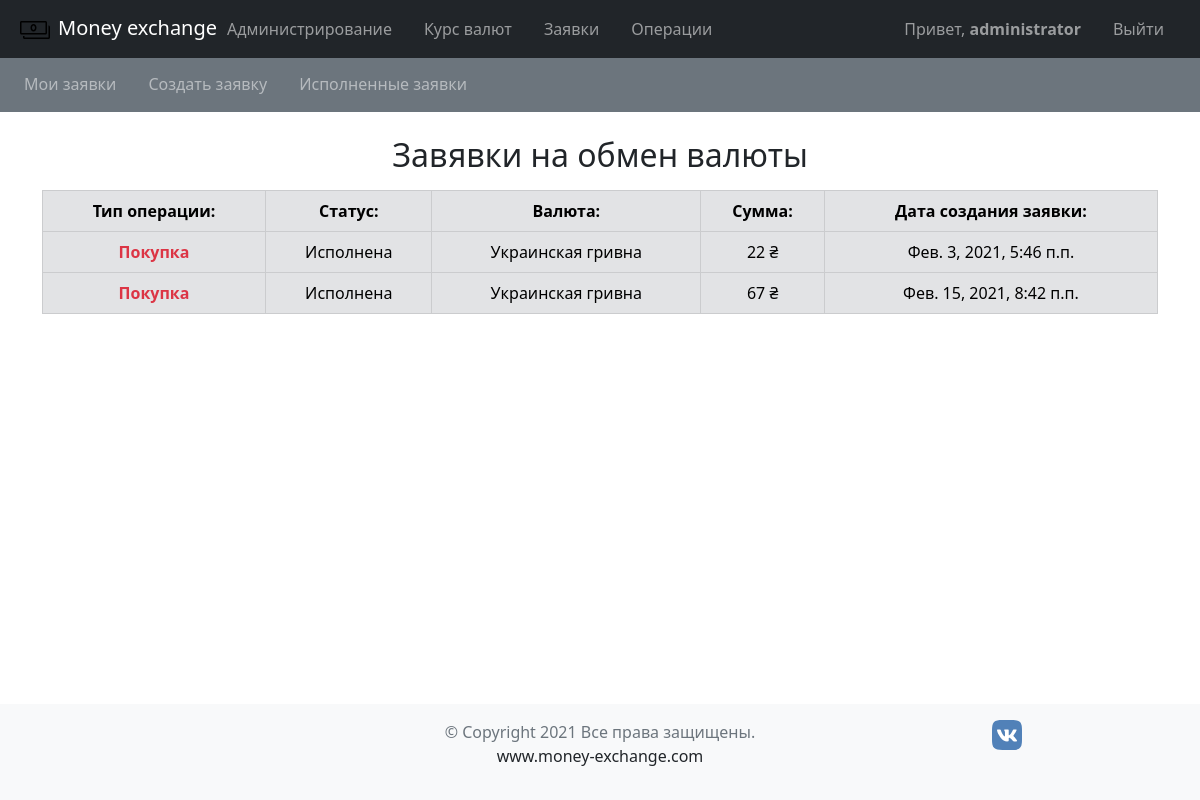
/orders/complete_orders/ (signed in), run on the app's committed database.
### users/models.py (models this page shows)
class User(AbstractUser):
    name_regex = RegexValidator(
        regex=r'^[a-zA-Zа-яА-Я]{2,20}$',
        message="Некорректное значение, используете буквы А-я, A-z"
        )
    phone_regex = RegexValidator(
        regex=r'^\+?1?\d{8,12}$',
        message="Некорректный номер телефона"
        )
    document_id_regex = RegexValidator(
        regex=r'^\d{7,15}$',
        message="Некорректный номер документа (7-15 цифр)"
        )
    first_name = models.CharField(
        verbose_name='Имя',
        max_length=20, blank=False,
        null=False, validators=[name_regex]
        )
    last_name = models.CharField(
        verbose_name='Фамилия',
        max_length=20, blank=False,
        null=False, validators=[name_regex]
        )
    phone_number = models.CharField(
        verbose_name='Номер телефона',
        unique=True, validators=[phone_regex],
        max_length=12, blank=False
        )
    document_id = models.CharField(
        validators=(document_id_regex,),
        verbose_name='Номер документа',
        unique=True, max_length=20
        )
    gender = models.CharField(
        verbose_name='Пол',
        choices=GEN_CHOICES, max_length=10, blank=False,
        null=False, default='Мужчина'
        )
    email = models.EmailField(
        unique=True, blank=False, null=False,
        )
    class Meta:
        verbose_name = 'Пользователь'
        verbose_name_plural = 'Пользователи'
        db_table = 'auth_user'

### orders/models.py (models this page shows, shortened)
class Operation(models.Model):
    order = models.OneToOneField(
        Order,
        on_delete=models.CASCADE,
        verbose_name='Заказ'
        )
    operator = models.ForeignKey(
        'users.User',
        on_delete=models.SET_NULL, null=True,
        verbose_name='Оператор'
        )
    rate = models.PositiveIntegerField(
        verbose_name='Курс валюты'
        )
    update_at = models.DateTimeField(
        auto_now=True,
        editable=False,
        verbose_name='Дата обработки заявки'
        )
    status = models.CharField(
        choices=OPERATION_STATUS,
        auto_created='created', max_length=20,
        verbose_name='Статус операции'
        )
    class Meta():
        verbose_name = 'Операция'
        verbose_name_plural = 'Операции'

class Order(models.Model):
    user = models.ForeignKey(
        'users.User',
        on_delete=models.SET_NULL, null=True,
        verbose_name='Пользователь'
        )
    currency = models.ForeignKey(
        'currency.Currency',
        on_delete=models.SET_NULL, null=True,
        verbose_name='Валюта'
        )
    amount = models.PositiveIntegerField(
        verbose_name='Сумма',
        )
    created_at = models.DateTimeField(
        auto_now_add=True,
        editable=False, verbose_name='Дата заявки'
        )
    operation_type = models.CharField(
        max_length=10,
        choices=TYPE_STATUS, verbose_name='Тип операции'
        )
    class Meta():
        verbose_name = 'Заказ'
        verbose_name_plural = 'Заказы'

### currency/models.py (models this page shows, shortened)
class Currency(models.Model):
    name = models.CharField(
        max_length=30, unique=True,
        verbose_name='Наименование'
        )
    short_name = models.CharField(
        max_length=20, unique=True,
        verbose_name='Короткое наименование'
        )
    symbol = models.CharField(
        max_length=20, unique=True,
        verbose_name='Символ'
        )
    rate_sell = models.FloatField(
        default=1, verbose_name='Курс продажи'
        )
    rate_buy = models.FloatField(
        default=1, verbose_name='Курс покупки')
    class Meta():
        verbose_name = 'Валюта'
        verbose_name_plural = 'Валюта'

### orders/views.py (the view)
# urls.py: path('complete_orders/', views.get_complete_orders, name='get_complete_orders'),
@login_required
def get_complete_orders(request):
    operations = Operation.objects.filter(order__user=request.user.pk).filter(status='accept')
    return render(request, 'orders/complete_orders.html', {'operations': operations})

### templates/orders/complete_orders.html (shortened to what this page needs)
{% extends "base.html" %}
{% block content %}
{% include "inc/_ordersmenu.html" %}
<div class="container">
  <h2 class="mt-4 text-center">Завявки на обмен валюты</h2>
  <table class="table mt-3 table-secondary table-bordered text-center">
    <thead class="text-center">
      <tr>
        <th scope="col">Тип операции:</th>
        <th scope="col">Статус:</th>
        <th scope="col">Валюта:</th>
        <th scope="col">Сумма:</th>
        <th scope="col">Дата создания заявки:</th>
      </tr>
    </thead>
{% for operation in operations %}
  <tbody>
    <tr>
      {% if operation.order.operation_type == "Продажа" %}
      <th class='text-success'>Продажа
      {% else %}
      <th class='text-danger'>Покупка
      {% endif %}</th>
      <td>{{operation.get_status_display}}</td>
      <td>{{operation.order.currency.name}}</td>
      <td>{{operation.order.amount}} {{operation.order.currency.symbol}}</td>
      <td>{{operation.order.created_at}}</td>
    </tr>
  </tbody>
{% endfor %}
  </table>
</div>
{% endblock content %}

### templates/inc/_navbar.html (shortened to what this page needs)
  <nav class="navbar navbar-expand-md navbar-dark fixed-top bg-dark">
    <div class="container-fluid">
        <a class="navbar-brand" href=" {% url "index" %}">
          {% load static %}
          <img src="{% static "img/money.svg"%}"  height=30 width=30 class="mx-2 img-fluid">Money exchange
        </a>
      <div class="collapse navbar-collapse" id="navbarCollapse">
        <ul class="navbar-nav mb-2 mb-md-0 mx-2">
          {% if user.is_superuser %}
          <li class="nav-item mx-2">
            <a class="nav-link" href="{% url "admin:index" %}" tabindex="-1">Администрирование</a>
          </li>
          {% endif %}
          <li class="nav-item mx-2">
            <a class="nav-link" href="{% url "currency_rate" %}">Курс валют</a>
          </li>
          {% if perms.orders.add_order %}
          <li class="nav-item mx-2">
            <a class="nav-link" href="{% url "get_my_orders" %}">Заявки</a>
          </li>
          {% endif %}
          {% if perms.orders.change_operation %}
          <li class="nav-item mx-2">
            <a class="nav-link" href="{% url "get_new_operations" %}">Операции</a>
          </li>
          {% endif %}
        </ul>
        <ul class="navbar-nav ms-auto mb-2 mb-md-0 mx-2">
          {% if user.is_authenticated %}
          <li class="nav-item mx-2">
            <a href="{% url "user_settings" %}" class="nav-link">Привет, <b> {{user.username}} </b></a>
          </li>
          <li class="nav-item mx-2">
            <a href="{% url "user_logout" %}" class="nav-link">Выйти</a>
          </li>
          {% else %}
          <li class="nav-item mx-2">
            <a href="{% url "signin" %}" class="nav-link">Авторизация</a>
          </li>
          {% endif %}
        </ul>
      </div>
    </div>
  </nav>

### data on the page
Operation: shows "Покупка", status "Исполнена", order.currency.name "Украинская гривна", order.amount "22", order.currency.symbol "₴", order.created_at "Фев. 3, 2021, 5:46 п.п."
Operation: shows "Покупка", status "Исполнена", order.currency.name "Украинская гривна", order.amount "67", order.currency.symbol "₴", order.created_at "Фев. 15, 2021, 8:42 п.п."

### other printed values
{{ user.username }} "administrator"
